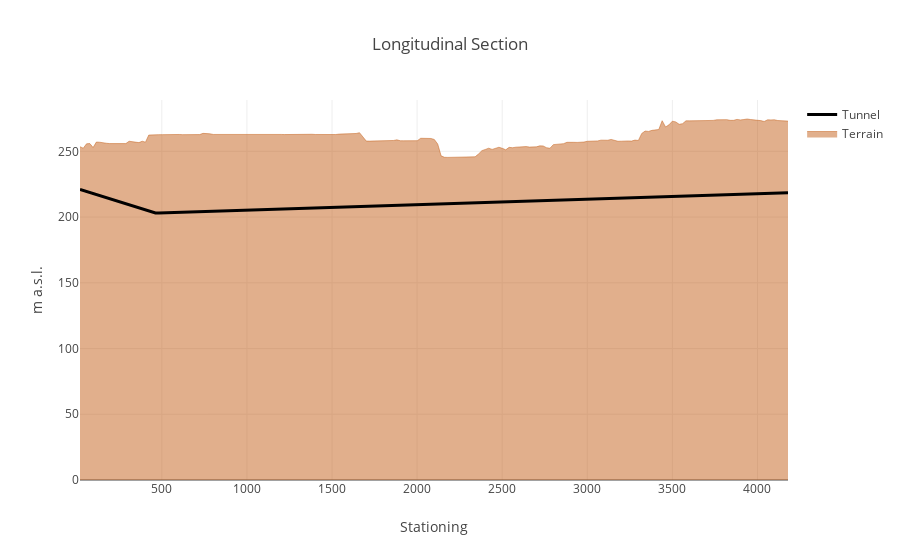

This figure's notebook cell:
### Code cell
z_dtm_align = go.Scatter(
    x=alignment_stationed_df['distance_stat_sum'].tolist(),
    y=alignment_stationed_df['z_dtm_align'].tolist(),
    name = "Terrain",
    mode='lines',
    line=dict(width=0.5,
              color='rgb(196, 97, 26)'),
    fill='tonexty'
)

z_align_line = go.Scatter(
    x=alignment_stationed_df['distance_stat_sum'].tolist(),
    y=alignment_stationed_df['z_align'].tolist(),
    line=dict(width=3,
              color='rgb(0, 0, 0)'),
    name ="Tunnel"
)

data = [z_dtm_align, z_align_line]

layout = go.Layout(
    title='Longitudinal Section',
    showlegend=True,
    xaxis=dict(
        title= "Stationing",
    ),
    yaxis=dict(
        title = "m a.s.l."
    )
)

fig = go.Figure(data=data, layout=layout)
plotly.offline.iplot(fig, filename='stacked-area-plot')

### Figure 1 — Plotly figure (JSON) as saved in the notebook; plotly's stock layout.template omitted (floating-point values rounded to 4 significant figures; data arrays with more than 128 entries replaced by an {"elided": "..."} marker saying what was removed)
{"data": [{"fill": "tonexty", "line": {"color": "rgb(196, 97, 26)", "width": 0.5}, "mode": "lines", "name": "Terrain", "type": "scatter", "x": {"elided": "211 float values"}, "y": {"elided": "211 float values"}}, {"line": {"color": "rgb(0, 0, 0)", "width": 3}, "name": "Tunnel", "type": "scatter", "x": {"elided": "211 float values"}, "y": {"elided": "211 float values"}}], "layout": {"showlegend": true, "title": "Longitudinal Section", "xaxis": {"title": "Stationing"}, "yaxis": {"title": "m a.s.l."}}}
